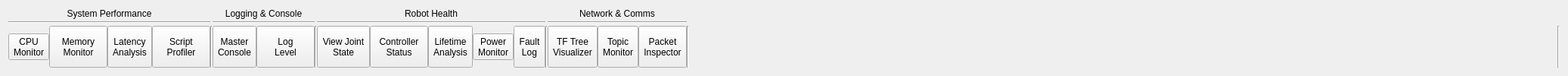
        <widget class="QWidget" name="diagnostics_toolbar">
         <attribute name="title">
          <string>Diagnostics</string>
         </attribute>
         <layout class="QGridLayout" name="gridLayout_27">
          <item row="0" column="0">
           <widget class="QWidget" name="widget_35" native="true">
            <layout class="QGridLayout" name="gridLayout_31">
             <property name="leftMargin">
              <number>0</number>
             </property>
             <property name="topMargin">
              <number>0</number>
             </property>
             <property name="rightMargin">
              <number>0</number>
             </property>
             <property name="bottomMargin">
              <number>0</number>
             </property>
             <property name="horizontalSpacing">
              <number>0</number>
             </property>
             <property name="verticalSpacing">
              <number>3</number>
             </property>
             <item row="2" column="8">
              <widget class="QToolButton" name="master_console_button">
               <property name="sizePolicy">
                <sizepolicy hsizetype="Preferred" vsizetype="Preferred">
                 <horstretch>0</horstretch>
                 <verstretch>0</verstretch>
                </sizepolicy>
               </property>
               <property name="toolTip">
                <string>&lt;html&gt;&lt;head/&gt;&lt;body&gt;&lt;p&gt;Undo Last Command&lt;/p&gt;&lt;/body&gt;&lt;/html&gt;</string>
               </property>
               <property name="text">
                <string>Master
Console</string>
               </property>
               <property name="icon">
                <iconset resource="../resources.qrc">
                 <normaloff>:/icons/icons8-linux-terminal-48.png</normaloff>:/icons/icons8-linux-terminal-48.png</iconset>
               </property>
               <property name="iconSize">
                <size>
                 <width>40</width>
                 <height>46</height>
                </size>
               </property>
               <property name="toolButtonStyle">
                <enum>Qt::ToolButtonStyle::ToolButtonTextUnderIcon</enum>
               </property>
              </widget>
             </item>
             <item row="1" column="7" colspan="3">
              <widget class="Line" name="line_135">
               <property name="orientation">
                <enum>Qt::Orientation::Horizontal</enum>
               </property>
              </widget>
             </item>
             <item row="1" column="17">
              <widget class="Line" name="line_138">
               <property name="orientation">
                <enum>Qt::Orientation::Horizontal</enum>
               </property>
              </widget>
             </item>
             <item row="2" column="5">
              <widget class="Line" name="line_131">
               <property name="orientation">
                <enum>Qt::Orientation::Vertical</enum>
               </property>
              </widget>
             </item>
             <item row="0" column="8" colspan="2">
              <widget class="QLabel" name="label_59">
               <property name="text">
                <string>Logging &amp; Console</string>
               </property>
               <property name="alignment">
                <set>Qt::AlignmentFlag::AlignCenter</set>
               </property>
              </widget>
             </item>
             <item row="2" column="19">
              <widget class="Line" name="line_137">
               <property name="orientation">
                <enum>Qt::Orientation::Vertical</enum>
               </property>
              </widget>
             </item>
             <item row="0" column="13" colspan="3">
              <widget class="QLabel" name="digital_twin_2">
               <property name="text">
                <string>Network &amp; Comms</string>
               </property>
               <property name="alignment">
                <set>Qt::AlignmentFlag::AlignCenter</set>
               </property>
              </widget>
             </item>
             <item row="0" column="0" colspan="5">
              <widget class="QLabel" name="label_58">
               <property name="text">
                <string>System Performance</string>
               </property>
               <property name="alignment">
                <set>Qt::AlignmentFlag::AlignCenter</set>
               </property>
              </widget>
             </item>
             <item row="2" column="10">
              <widget class="Line" name="line_142">
               <property name="orientation">
                <enum>Qt::Orientation::Vertical</enum>
               </property>
              </widget>
             </item>
             <item row="2" column="18">
              <spacer name="horizontalSpacer_10">
               <property name="orientation">
                <enum>Qt::Orientation::Horizontal</enum>
               </property>
               <property name="sizeHint" stdset="0">
                <size>
                 <width>1148</width>
                 <height>20</height>
                </size>
               </property>
              </spacer>
             </item>
             <item row="2" column="12">
              <widget class="Line" name="line_146">
               <property name="orientation">
                <enum>Qt::Orientation::Vertical</enum>
               </property>
              </widget>
             </item>
             <item row="2" column="13">
              <widget class="QToolButton" name="tf_tree_visualizer">
               <property name="sizePolicy">
                <sizepolicy hsizetype="Preferred" vsizetype="Preferred">
                 <horstretch>0</horstretch>
                 <verstretch>0</verstretch>
                </sizepolicy>
               </property>
               <property name="text">
                <string>TF Tree
Visualizer</string>
               </property>
               <property name="icon">
                <iconset resource="../resources.qrc">
                 <normaloff>:/icons/icons8-flow-chart-96.png</normaloff>:/icons/icons8-flow-chart-96.png</iconset>
               </property>
               <property name="iconSize">
                <size>
                 <width>40</width>
                 <height>40</height>
                </size>
               </property>
               <property name="toolButtonStyle">
                <enum>Qt::ToolButtonStyle::ToolButtonTextUnderIcon</enum>
               </property>
              </widget>
             </item>
             <item row="2" column="2">
              <widget class="QToolButton" name="latency_jitter_analysis_button">
               <property name="sizePolicy">
                <sizepolicy hsizetype="Preferred" vsizetype="Preferred">
                 <horstretch>0</horstretch>
                 <verstretch>0</verstretch>
                </sizepolicy>
               </property>
               <property name="maximumSize">
                <size>
                 <width>77</width>
                 <height>16777215</height>
                </size>
               </property>
               <property name="text">
                <string>Latency
Analysis</string>
               </property>
               <property name="icon">
                <iconset resource="../resources.qrc">
                 <normaloff>:/icons/icons8-system-task-48.png</normaloff>:/icons/icons8-system-task-48.png</iconset>
               </property>
               <property name="iconSize">
                <size>
                 <width>48</width>
                 <height>40</height>
                </size>
               </property>
               <property name="checkable">
                <bool>true</bool>
               </property>
               <property name="checked">
                <bool>false</bool>
               </property>
               <property name="toolButtonStyle">
                <enum>Qt::ToolButtonStyle::ToolButtonTextUnderIcon</enum>
               </property>
              </widget>
             </item>
             <item row="2" column="1">
              <widget class="QToolButton" name="ram_monitor_button">
               <property name="sizePolicy">
                <sizepolicy hsizetype="Fixed" vsizetype="Preferred">
                 <horstretch>0</horstretch>
                 <verstretch>0</verstretch>
                </sizepolicy>
               </property>
               <property name="minimumSize">
                <size>
                 <width>77</width>
                 <height>32</height>
                </size>
               </property>
               <property name="toolTip">
                <string>&lt;html&gt;&lt;head/&gt;&lt;body&gt;&lt;p&gt;Create New Project File&lt;/p&gt;&lt;/body&gt;&lt;/html&gt;</string>
               </property>
               <property name="text">
                <string>Memory
Monitor</string>
               </property>
               <property name="icon">
                <iconset resource="../resources.qrc">
                 <normaloff>:/icons/icons8-memory-slot-48.png</normaloff>:/icons/icons8-memory-slot-48.png</iconset>
               </property>
               <property name="iconSize">
                <size>
                 <width>48</width>
                 <height>46</height>
                </size>
               </property>
               <property name="toolButtonStyle">
                <enum>Qt::ToolButtonStyle::ToolButtonTextUnderIcon</enum>
               </property>
              </widget>
             </item>
             <item row="2" column="3">
              <widget class="QToolButton" name="script_profiler_button">
               <property name="sizePolicy">
                <sizepolicy hsizetype="Fixed" vsizetype="Preferred">
                 <horstretch>0</horstretch>
                 <verstretch>0</verstretch>
                </sizepolicy>
               </property>
               <property name="minimumSize">
                <size>
                 <width>77</width>
                 <height>32</height>
                </size>
               </property>
               <property name="toolTip">
                <string>&lt;html&gt;&lt;head/&gt;&lt;body&gt;&lt;p&gt;Open Project File From Computer&lt;/p&gt;&lt;/body&gt;&lt;/html&gt;</string>
               </property>
               <property name="text">
                <string>Script
Profiler</string>
               </property>
               <property name="icon">
                <iconset resource="../resources.qrc">
                 <normaloff>:/icons/icons8-timer-96.png</normaloff>:/icons/icons8-timer-96.png</iconset>
               </property>
               <property name="iconSize">
                <size>
                 <width>48</width>
                 <height>46</height>
                </size>
               </property>
               <property name="toolButtonStyle">
                <enum>Qt::ToolButtonStyle::ToolButtonTextUnderIcon</enum>
               </property>
              </widget>
             </item>
             <item row="0" column="11">
              <widget class="QLabel" name="label_57">
               <property name="text">
                <string>Robot Health</string>
               </property>
               <property name="alignment">
                <set>Qt::AlignmentFlag::AlignCenter</set>
               </property>
              </widget>
             </item>
             <item row="2" column="11">
              <widget class="QWidget" name="widget_37" native="true">
               <property name="minimumSize">
                <size>
                 <width>200</width>
                 <height>0</height>
                </size>
               </property>
               <property name="maximumSize">
                <size>
                 <width>2000</width>
                 <height>16777210</height>
                </size>
               </property>
               <layout class="QHBoxLayout" name="horizontalLayout_37">
                <property name="spacing">
                 <number>0</number>
                </property>
                <property name="leftMargin">
                 <number>0</number>
                </property>
                <property name="topMargin">
                 <number>0</number>
                </property>
                <property name="rightMargin">
                 <number>0</number>
                </property>
                <property name="bottomMargin">
                 <number>0</number>
                </property>
                <item>
                 <widget class="QToolButton" name="joint_state_viewer_button">
                  <property name="sizePolicy">
                   <sizepolicy hsizetype="Preferred" vsizetype="Expanding">
                    <horstretch>0</horstretch>
                    <verstretch>0</verstretch>
                   </sizepolicy>
                  </property>
                  <property name="maximumSize">
                   <size>
                    <width>77</width>
                    <height>16777215</height>
                   </size>
                  </property>
                  <property name="text">
                   <string>View Joint
State</string>
                  </property>
                  <property name="icon">
                   <iconset resource="../resources.qrc">
                    <normaloff>:/icons/icons8-elbow-64.png</normaloff>:/icons/icons8-elbow-64.png</iconset>
                  </property>
                  <property name="iconSize">
                   <size>
                    <width>36</width>
                    <height>36</height>
                   </size>
                  </property>
                  <property name="toolButtonStyle">
                   <enum>Qt::ToolButtonStyle::ToolButtonTextUnderIcon</enum>
                  </property>
                 </widget>
                </item>
                <item>
                 <widget class="QToolButton" name="controller_status_button">
                  <property name="sizePolicy">
                   <sizepolicy hsizetype="Fixed" vsizetype="Preferred">
                    <horstretch>0</horstretch>
                    <verstretch>0</verstretch>
                   </sizepolicy>
                  </property>
                  <property name="minimumSize">
                   <size>
                    <width>77</width>
                    <height>32</height>
                   </size>
                  </property>
                  <property name="toolTip">
                   <string>&lt;html&gt;&lt;head/&gt;&lt;body&gt;&lt;p&gt;Save Project to Computer&lt;/p&gt;&lt;/body&gt;&lt;/html&gt;</string>
                  </property>
                  <property name="text">
                   <string>Controller
Status</string>
                  </property>
                  <property name="icon">
                   <iconset resource="../resources.qrc">
                    <normaloff>:/icons/icons8-programming-logic-controller-48.png</normaloff>:/icons/icons8-programming-logic-controller-48.png</iconset>
                  </property>
                  <property name="iconSize">
                   <size>
                    <width>36</width>
                    <height>36</height>
                   </size>
                  </property>
                  <property name="toolButtonStyle">
                   <enum>Qt::ToolButtonStyle::ToolButtonTextUnderIcon</enum>
                  </property>
                 </widget>
                </item>
                <item>
                 <widget class="QToolButton" name="lifetime_analysis_button">
                  <property name="sizePolicy">
                   <sizepolicy hsizetype="Preferred" vsizetype="Preferred">
                    <horstretch>0</horstretch>
                    <verstretch>0</verstretch>
                   </sizepolicy>
                  </property>
                  <property name="text">
                   <string>Lifetime
Analysis</string>
                  </property>
                  <property name="icon">
                   <iconset resource="../resources.qrc">
                    <normaloff>:/icons/icons8-construction-48.png</normaloff>:/icons/icons8-construction-48.png</iconset>
                  </property>
                  <property name="iconSize">
                   <size>
                    <width>40</width>
                    <height>40</height>
                   </size>
                  </property>
                  <property name="toolButtonStyle">
                   <enum>Qt::ToolButtonStyle::ToolButtonTextUnderIcon</enum>
                  </property>
                 </widget>
                </item>
                <item>
                 <widget class="QToolButton" name="power_system_monitor_button">
                  <property name="text">
                   <string>Power
Monitor</string>
                  </property>
                  <property name="icon">
                   <iconset resource="../resources.qrc">
                    <normaloff>:/icons/icons8-quick-mode-on-48.png</normaloff>:/icons/icons8-quick-mode-on-48.png</iconset>
                  </property>
                  <property name="iconSize">
                   <size>
                    <width>42</width>
                    <height>48</height>
                   </size>
                  </property>
                  <property name="toolButtonStyle">
                   <enum>Qt::ToolButtonStyle::ToolButtonTextUnderIcon</enum>
                  </property>
                 </widget>
                </item>
                <item>
                 <widget class="QToolButton" name="fault_log_viewer_button">
                  <property name="sizePolicy">
                   <sizepolicy hsizetype="Preferred" vsizetype="Preferred">
                    <horstretch>0</horstretch>
                    <verstretch>0</verstretch>
                   </sizepolicy>
                  </property>
                  <property name="maximumSize">
                   <size>
                    <width>77</width>
                    <height>16777215</height>
                   </size>
                  </property>
                  <property name="text">
                   <string>Fault
Log</string>
                  </property>
                  <property name="icon">
                   <iconset resource="../resources.qrc">
                    <normaloff>:/icons/icons8-event-log-48.png</normaloff>:/icons/icons8-event-log-48.png</iconset>
                  </property>
                  <property name="iconSize">
                   <size>
                    <width>40</width>
                    <height>40</height>
                   </size>
                  </property>
                  <property name="toolButtonStyle">
                   <enum>Qt::ToolButtonStyle::ToolButtonTextUnderIcon</enum>
                  </property>
                 </widget>
                </item>
               </layout>
              </widget>
             </item>
             <item row="2" column="0">
              <widget class="QToolButton" name="cpu_monitor_button">
               <property name="text">
                <string>CPU
Monitor</string>
               </property>
               <property name="icon">
                <iconset resource="../resources.qrc">
                 <normaloff>:/icons/icons8-cpu-48.png</normaloff>:/icons/icons8-cpu-48.png</iconset>
               </property>
               <property name="iconSize">
                <size>
                 <width>45</width>
                 <height>48</height>
                </size>
               </property>
               <property name="checkable">
                <bool>true</bool>
               </property>
               <property name="toolButtonStyle">
                <enum>Qt::ToolButtonStyle::ToolButtonTextUnderIcon</enum>
               </property>
              </widget>
             </item>
             <item row="2" column="14">
              <widget class="QToolButton" name="topic_monitor_button">
               <property name="sizePolicy">
                <sizepolicy hsizetype="Preferred" vsizetype="Preferred">
                 <horstretch>0</horstretch>
                 <verstretch>0</verstretch>
                </sizepolicy>
               </property>
               <property name="text">
                <string>Topic
Monitor</string>
               </property>
               <property name="icon">
                <iconset resource="../resources.qrc">
                 <normaloff>:/icons/icons8-view-48.png</normaloff>:/icons/icons8-view-48.png</iconset>
               </property>
               <property name="iconSize">
                <size>
                 <width>40</width>
                 <height>40</height>
                </size>
               </property>
               <property name="toolButtonStyle">
                <enum>Qt::ToolButtonStyle::ToolButtonTextUnderIcon</enum>
               </property>
              </widget>
             </item>
             <item row="2" column="9">
              <widget class="QToolButton" name="log_level_button">
               <property name="sizePolicy">
                <sizepolicy hsizetype="Preferred" vsizetype="Expanding">
                 <horstretch>0</horstretch>
                 <verstretch>0</verstretch>
                </sizepolicy>
               </property>
               <property name="minimumSize">
                <size>
                 <width>77</width>
                 <height>32</height>
                </size>
               </property>
               <property name="maximumSize">
                <size>
                 <width>77</width>
                 <height>16777215</height>
                </size>
               </property>
               <property name="text">
                <string>Log
Level</string>
               </property>
               <property name="icon">
                <iconset resource="../resources.qrc">
                 <normaloff>:/icons/icons8-topic-push-notification-48.png</normaloff>:/icons/icons8-topic-push-notification-48.png</iconset>
               </property>
               <property name="iconSize">
                <size>
                 <width>36</width>
                 <height>36</height>
                </size>
               </property>
               <property name="checkable">
                <bool>true</bool>
               </property>
               <property name="toolButtonStyle">
                <enum>Qt::ToolButtonStyle::ToolButtonTextUnderIcon</enum>
               </property>
              </widget>
             </item>
             <item row="2" column="16">
              <widget class="Line" name="line_128">
               <property name="orientation">
                <enum>Qt::Orientation::Vertical</enum>
               </property>
              </widget>
             </item>
             <item row="2" column="15">
              <widget class="QToolButton" name="packet_inspector_button">
               <property name="sizePolicy">
                <sizepolicy hsizetype="Preferred" vsizetype="Preferred">
                 <horstretch>0</horstretch>
                 <verstretch>0</verstretch>
                </sizepolicy>
               </property>
               <property name="toolTip">
                <string>&lt;html&gt;&lt;head/&gt;&lt;body&gt;&lt;p&gt;Redo Last Command&lt;/p&gt;&lt;/body&gt;&lt;/html&gt;</string>
               </property>
               <property name="text">
                <string>Packet
Inspector</string>
               </property>
               <property name="icon">
                <iconset resource="../resources.qrc">
                 <normaloff>:/icons/icons8-zoom-to-extents-48.png</normaloff>:/icons/icons8-zoom-to-extents-48.png</iconset>
               </property>
               <property name="iconSize">
                <size>
                 <width>40</width>
                 <height>40</height>
                </size>
               </property>
               <property name="toolButtonStyle">
                <enum>Qt::ToolButtonStyle::ToolButtonTextUnderIcon</enum>
               </property>
              </widget>
             </item>
             <item row="1" column="0" colspan="5">
              <widget class="Line" name="line_139">
               <property name="orientation">
                <enum>Qt::Orientation::Horizontal</enum>
               </property>
              </widget>
             </item>
             <item row="1" column="11">
              <widget class="Line" name="line_136">
               <property name="orientation">
                <enum>Qt::Orientation::Horizontal</enum>
               </property>
              </widget>
             </item>
             <item row="1" column="13" colspan="3">
              <widget class="Line" name="line_132">
               <property name="orientation">
                <enum>Qt::Orientation::Horizontal</enum>
               </property>
              </widget>
             </item>
            </layout>
           </widget>
          </item>
         </layout>
        </widget>
